Frame 1 (no input): blank canvas, image omitted
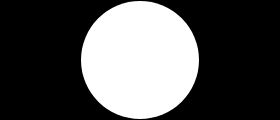
Frame 60 (no input)
Frame 120 (the mouse pressed at the canvas centre since frame 60): identical to frame 60, image omitted

The p5.js sketch that drew this single still picture (run headless with seeded random() and noise() and a simulated clock; from frame 60 on, the mouse is pressed at the canvas centre):

// p5.js sketch
// ── sketch.js
let circleR = 0;

function setup() {
  createCanvas(280, 120).mousePressed(function() {
    circleR = 0;
  });
  createSpan('click on the canvas to reset the circle');
}

function draw() {
  background(0);
  noStroke();
  fill(255);
  circle(width / 2, height / 2, circleR * 2);
  circleR = (circleR + 1) % (width/2);
}

// https://editor.p5js.org/jht1493/sketches/2ZGRl9x1p
// 2.2 circleR growing 

// Make Your Own (Growing Circle Exercise)
// Code! Programming with p5.js
// The Coding Train / Daniel Shiffman
// https://thecodingtrain.com/beginners/p5js/2.2-make-your-own.html
// https://youtu.be/dRhXIIFp-ys

// Make Your Own Variable: https://editor.p5js.org/codingtrain/sketches/xPXNdPy17
// Growing Circle Exercise: https://editor.p5js.org/codingtrain/sketches/ehbMJ-otC
